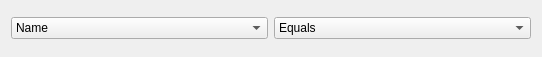
<?xml version="1.0" encoding="UTF-8"?>
<ui version="4.0">
 <class>Form</class>
 <widget class="QWidget" name="Form">
  <property name="geometry">
   <rect>
    <x>0</x>
    <y>0</y>
    <width>542</width>
    <height>57</height>
   </rect>
  </property>
  <property name="windowTitle">
   <string>Form</string>
  </property>
  <layout class="QGridLayout" name="gridLayout">
   <item row="0" column="0">
    <layout class="QHBoxLayout" name="horizontalLayout">
     <item>
      <widget class="QComboBox" name="item_box">
       <item>
        <property name="text">
         <string>Name</string>
        </property>
       </item>
       <item>
        <property name="text">
         <string>Location</string>
        </property>
       </item>
       <item>
        <property name="text">
         <string>Unit</string>
        </property>
       </item>
       <item>
        <property name="text">
         <string>Reference product</string>
        </property>
       </item>
       <item>
        <property name="text">
         <string>Database</string>
        </property>
       </item>
       <item>
        <property name="text">
         <string>Code</string>
        </property>
       </item>
      </widget>
     </item>
     <item>
      <widget class="QComboBox" name="filter_box">
       <item>
        <property name="text">
         <string>Equals</string>
        </property>
       </item>
       <item>
        <property name="text">
         <string>Contains</string>
        </property>
       </item>
       <item>
        <property name="text">
         <string>Starts with</string>
        </property>
       </item>
       <item>
        <property name="text">
         <string>Doesn't contain any</string>
        </property>
       </item>
       <item>
        <property name="text">
         <string>Either</string>
        </property>
       </item>
      </widget>
     </item>
    </layout>
   </item>
   <item row="1" column="0">
    <layout class="QVBoxLayout" name="subFilterLayout"/>
   </item>
  </layout>
 </widget>
 <resources/>
 <connections/>
</ui>
